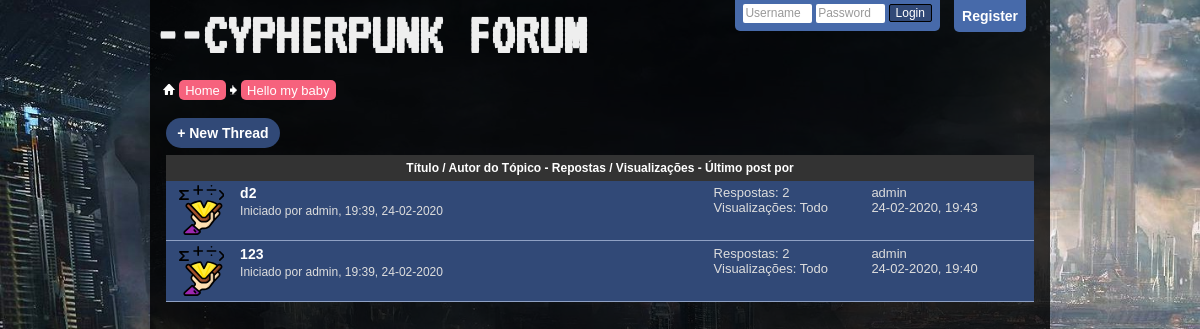
The app's page /Second/5/threads with its own data.
### forumapp/models/models.py (models this page shows, shortened)
class SubCategory(db.Model):
    id = db.Column(db.Integer, primary_key=True)
    title = db.Column(db.String(40), nullable=False)
    desc = db.Column(db.String(200), nullable=False)
    parent_id = db.Column(db.Integer, db.ForeignKey('category.id'))
    threads = db.relationship('Thread', backref='parent')

class Thread(db.Model):
    id = db.Column(db.Integer, primary_key=True)
    title = db.Column(db.String(40), nullable=False)
    pub_date = db.Column(db.DateTime, nullable=False, default=datetime.utcnow)
    author_id = db.Column(db.Integer, db.ForeignKey('user.id'))
    parent_id = db.Column(db.Integer, db.ForeignKey('sub_category.id'))
    posts = db.relationship('Post', backref='thread')

class User(db.Model, UserMixin):
    id = db.Column(db.Integer, primary_key=True)
    username = db.Column(db.String(20), unique=True, nullable=False)
    password = db.Column(db.String(60), nullable=False)
    posts = db.relationship('Post', backref='author')
    threads = db.relationship('Thread', backref='author')
    permission_level = db.Column(db.Integer, default=0)
    post_signature = db.Column(db.Text(200))
    profile_pic = db.Column(db.String(60), default='default.jpg')

class Post(db.Model):
    id = db.Column(db.Integer, primary_key=True)
    title = db.Column(db.String(80), nullable=False)
    body = db.Column(db.Text, nullable=False)
    pub_date = db.Column(db.DateTime, nullable=False, default=datetime.utcnow)
    edit_date = db.Column(db.DateTime, default=None)
    author_id = db.Column(db.Integer, db.ForeignKey('user.id'))
    thread_id = db.Column(db.Integer, db.ForeignKey('thread.id'))

### forumapp/routes.py (the view)
@app.route('/<string:category_title>/<int:sub_category_id>/threads')
def threads(category_title, sub_category_id):
    ct = Category.query.filter_by(title=category_title).first()
    sub = SubCategory.query.filter_by(id=sub_category_id).first()
    category_threads = Thread.query.filter_by(parent_id=sub_category_id)\
        .join(Post, Thread.id == Post.thread_id).order_by(desc(Post.pub_date))
    variables = {
        'threads': category_threads,
        'sub_category_id': sub_category_id,
        'category_title': ct.title,
        'sub_category': sub,
        'len': len
    }
    return render_template('sub_categories.html', **variables)

### forumapp/templates/sub_categories.html (shortened to what this page needs)
{% extends "base.html" %}
{% block content %}
    <section>
        <div class="content-container">
            <a class="add-button text-md2" href="{{url_for('new_thread', category_title=category_title, sub_category_id=sub_category_id)}}">+ New Thread</a>
            <div class="posts-header text-md">
                Título / Autor do Tópico - Repostas / Visualizações - Último post por
            </div>
            {% for thread in threads %}
                <div class="thread background-dark">
                    <div class="img-container">
                        <img src="{{ url_for('static', filename='img/thread-sprite.svg') }}" alt="sprite" class="sprite">
                    </div>
                    <div class="info column-1">
                        <p class="title text-md2"><a href="{{ url_for('thread',category_title=category_title, sub_category_id=sub_category_id, thread_id=thread.id) }}">{{thread.title}}</a></p>
                        <span class="description post-info text-sm">
                            Iniciado por
                            <a class="user" href="{{ url_for('user_posts', username=thread.author.username) }}">{{ thread.author.username }}</a>,
                                {{ thread.pub_date.strftime('%H:%M, %d-%m-%Y') }}
                        </span>
                    </div>
                    <div class="column-2 text-md3 description">
                        <p>Respostas: {{ len(thread.posts) }}</p>
                        Visualizações: Todo
                    </div>
                    <div class="column-3 text-md3 description">
                        <p>{{ thread.posts[-1].author.username }}</p>
                        {{ thread.posts[-1].pub_date.strftime('%d-%m-%Y, %H:%M') }}
                    </div>
                </div>
            {% endfor %}
        </div>
    </section>
{% endblock content %}

### forumapp/templates/_navbar.html (shortened to what this page needs)
<div class="link-tree navigation text-md3">
    <img src="{{ url_for('static', filename='img/navbit-home.jpg') }}" alt="">
    <a href="{{ url_for('home') }}">Home</a>
    {% if sub_category %}
        <img src="{{ url_for('static', filename='img/navbit-arrow-right.jpg') }}" alt="">
        <a href="">{{ sub_category.title }}</a>
    {% endif %}
</div>

### forumapp/static/style.css (style rules this page uses)
* { margin: 0; padding: 0; }
a { text-decoration:none; outline: none; }
body { background: url(img/background1.jpg); background-repeat: no-repeat; background-size: cover; background-attachment: fixed; }
.text-md { font:bold 12px Arial,Tahoma,Calibri,Verdana,Geneva,sans-serif; }
.text-md2 { font:bold 14px Arial,Tahoma,Calibri,Verdana,Geneva,sans-serif; }
.text-sm { font: 12px Tahoma,Calibri,Verdana,Geneva,sans-serif; }
.text-md3 { font: 13px Verdana,Arial,Tahoma,Calibri,Geneva,sans-serif; }
.title a { color:#fff; }
.background-dark { background-color: #314977; }
.navigation { padding: 1em; }
.navigation a { text-decoration: none; color:#203459; color: #fff; background-color: #f6627d; border-radius: 5px; padding: 0.2em .5em; }
.content-container { margin: 0 1em; }
.img-container { display: inline-block; overflow: hidden; }
.sub-category img, .thread img { float: left; width: 50px; padding: 0 0 0 .5em; }
.thread { border-bottom: 1px #8fa1c4 solid; min-height: 50px; padding: .3em; display: flex; }
.thread .info { padding-left: 1em; }
.thread .title { text-align: left; }
.thread { display: flex; }
.thread .column-1 { word-break: break-all; flex-grow: 5; flex-basis: 60%; }
.thread .column-2 { flex-grow: 1; flex-basis: 20%; }
.thread .column-3 { flex-grow: 1; flex-basis: 20%; }
.thread .description { color: #ddd; }
.post-info a { color: #ddd; }
.posts-header, .posts-header a { background-color: #333; color: #fff; text-align: center; padding: .5em 0; }
.add-button { text-align:left; padding: .5em .8em;; background-color: #314977; display: inline-block; border-radius: 20px; margin: .5em 0; color: #fff; }

### records on screen
SubCategory: title "Hello my baby"
Thread: title "d2", author.username "admin", pub_date "19:39, 24-02-2020", posts "2", username "admin", pub_date "24-02-2020, 19:43"
Thread: title "123", author.username "admin", pub_date "19:39, 24-02-2020", posts "2", username "admin", pub_date "24-02-2020, 19:40"
